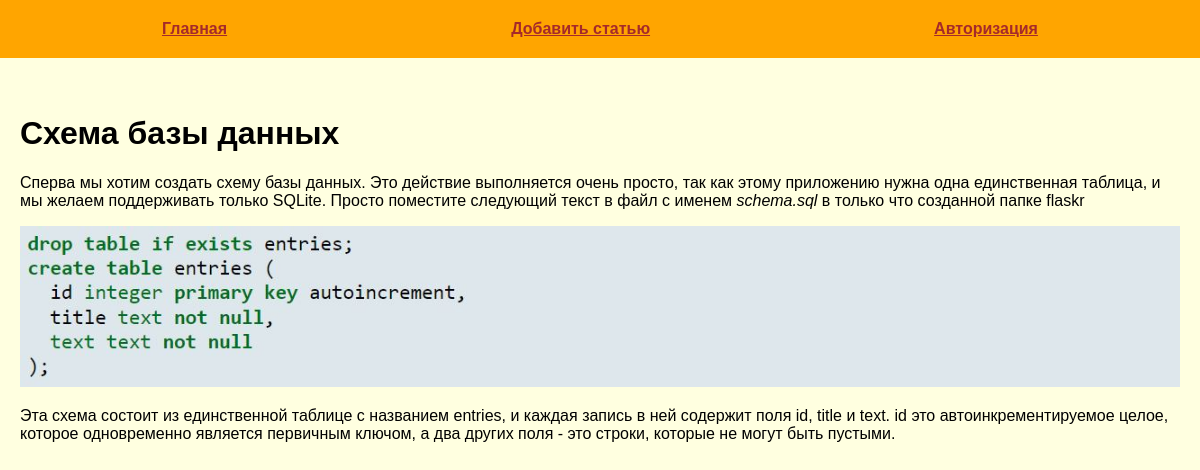
The app's page /post/framework-flask-database with its own data.
### tables this page shows
CREATE TABLE mainmenu(
id INTEGER PRIMARY KEY AUTOINCREMENT,
title TEXT NOT NULL,
url TEXT NOT NULL
);

CREATE TABLE posts(
id INTEGER PRIMARY KEY AUTOINCREMENT,
title TEXT NOT NULL,
text TEXT NOT NULL,
url TEXT NOT NULL,
time INTEGER NOT NULL
);

### flsk/first.py (the view)
@app.route("/post/<alias>")
def show_post(alias):
    title, post = dbase.get_post(alias)
    if not title:
        abort(404)
    return render_template("post.html", title=title, post=post, menu=dbase.get_menu())

### flsk/FDataBase.py (called while the page is built)
    def get_menu(self):
        sql = 'SELECT * FROM mainmenu'
        try:
            self.__cur.execute(sql)
            res = self.__cur.fetchall()
            if res:
                return res
        except IOError:
            print("Ошибка чтения из БД")
        return []

    def get_post(self, alias):
        try:
            self.__cur.execute(f"SELECT title, text FROM posts WHERE url LIKE '{alias}' LIMIT 1")
            res = self.__cur.fetchone()
            if res:
                return res
        except sqlite3.Error as e:
            print("Ошибка добавления статьи в БД " + str(e))
        return False, False

### flsk/first.py (called while the page is built)
def connect_db():
    con = sqlite3.connect(app.config['DATABASE'])
    con.row_factory = sqlite3.Row
    return con

def get_db():
    if not hasattr(g, 'link_db'):
        g.link_db = connect_db()
    return g.link_db

@app.before_request
def before_request():
    global dbase
    db = get_db()
    dbase = FDataBase(db)

### flsk/templates/post.html
{% extends 'base.html' %}
{% block content %}
{{ super() }}
{{ post | safe }}
{% endblock %}

### flsk/templates/base.html (shortened to what this page needs)
<!DOCTYPE html>
<html lang="en">
<head>
    <link rel="stylesheet" href="{{ url_for('static', filename='css/style.css') }}">
</head>
<body>
    {% block content %}
        {% block mainmenu %}
    <ul class="menu">
        {% for m in menu %}
        <li><a href="{{ m.url }}">{{ m.title }}</a></li>
        {% endfor %}
    </ul>
        {% endblock mainmenu %}
    <div class="content">
    {% if title %}
    <h1>{{ title }}</h1>
    {% else %}
    <h1>Про Flask</h1>
    {% endif %}
    {% endblock content%}
    </div>
</body>
</html>

### flsk/static/css/style.css (style rules this page uses)
body { background: lightyellow; margin: 0; padding: 0; font-family: Verdana, Geneva, Tahoma, sans-serif; }
.menu { display: flex; justify-content: space-around; list-style: none; background: orange; padding: 20px; margin-top: 0; }
.menu a { font-weight: bold; color: brown; }
.content { margin: 0 auto; max-width: 1200px; padding: 20px; box-sizing: border-box; }
ul { list-style: none; padding: 0; }

### records on screen
mainmenu: title "Главная"
mainmenu: title "Добавить статью"
mainmenu: title "Авторизация"
posts: title "Схема базы данных", text "Сперва мы хотим создать схему базы данных. Это действие выполняется очень просто, так как этому приложению нужна одна единственная таблица, и мы желаем поддерживать только SQLite. Просто поместите следующий текст в файл с именем schema.sql в только что созданной папке flaskr Эта схема состоит из единственной таблице с названием entries, и каждая запись в ней содержит поля id, title и text. id это автоинкрементируемое целое, которое одновременно является первичным ключом, а два других поля - это строки, которые не могут быть пустыми.", text (picture)
